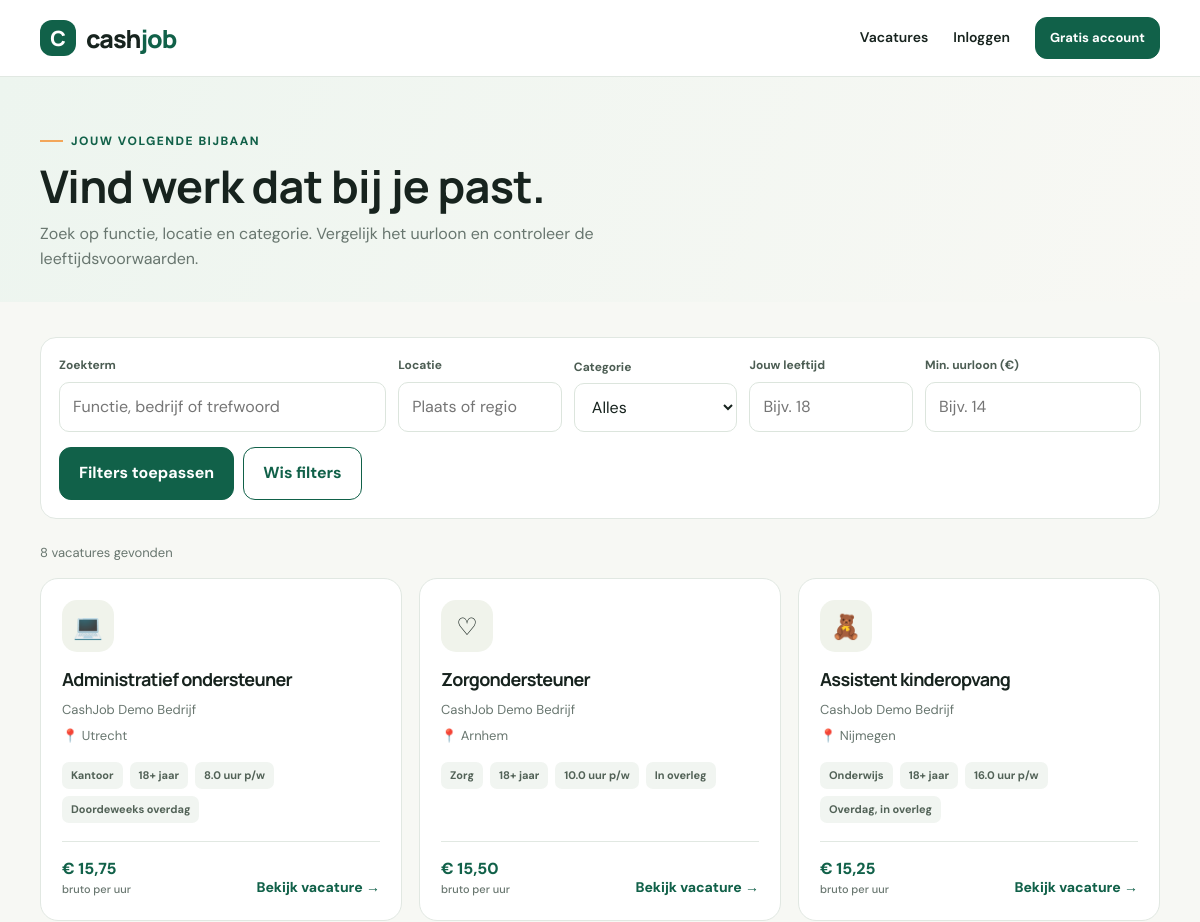
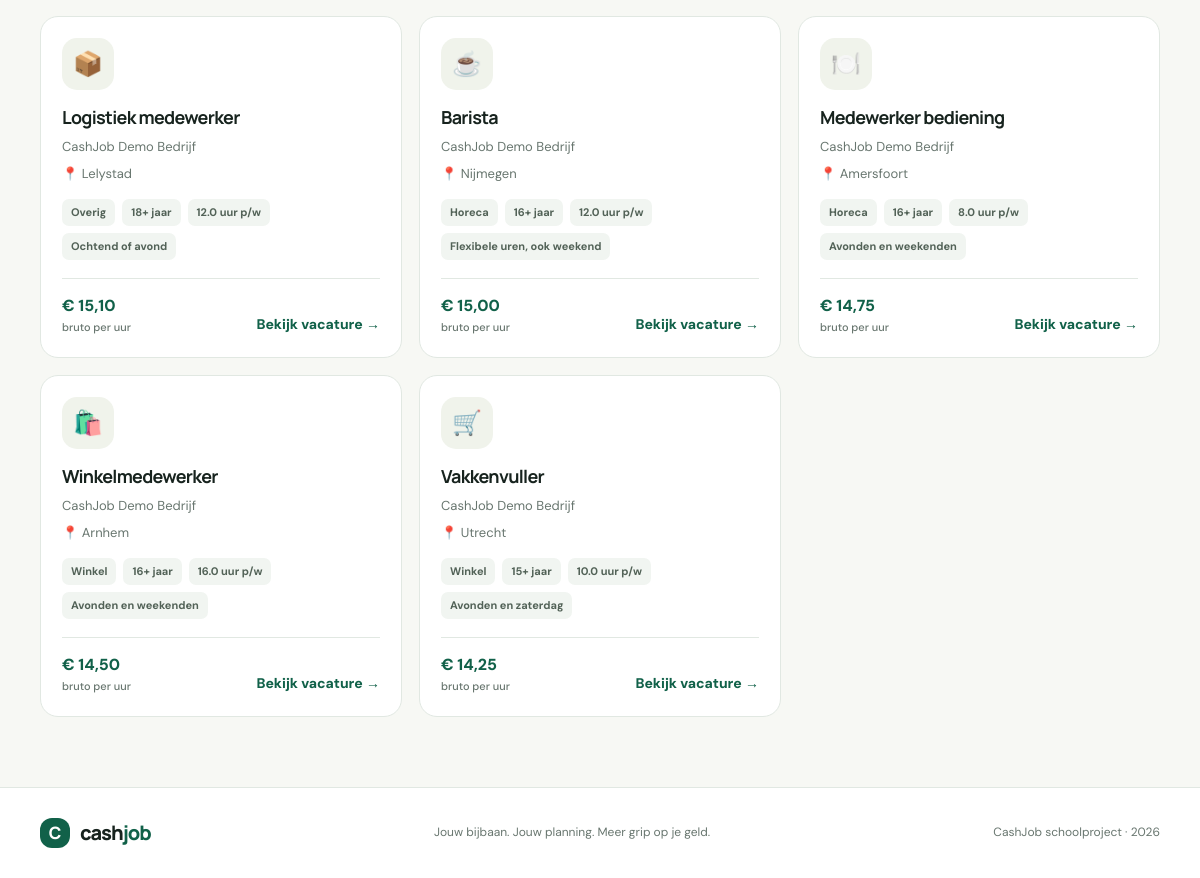
/vacatures.php, run on the app's committed database (2 pictures, top to bottom).
### tables this page shows
CREATE TABLE jobs (
  id INT UNSIGNED AUTO_INCREMENT PRIMARY KEY,
  employer_id INT UNSIGNED NOT NULL,
  title VARCHAR(120) NOT NULL,
  category ENUM('Horeca','Winkel','Zorg','Onderwijs','Kantoor','Overig') NOT NULL,
  location VARCHAR(120) NOT NULL,
  hourly_wage DECIMAL(7,2) NOT NULL,
  hours_per_week DECIMAL(4,1) NOT NULL,
  min_age TINYINT UNSIGNED NOT NULL DEFAULT 16,
  max_age TINYINT UNSIGNED DEFAULT NULL,
  schedule VARCHAR(150) DEFAULT NULL,
  description TEXT NOT NULL,
  responsibilities TEXT DEFAULT NULL,
  requirements TEXT DEFAULT NULL,
  icon VARCHAR(12) DEFAULT '💼',
  status ENUM('published','closed') NOT NULL DEFAULT 'published',
  created_at TIMESTAMP NOT NULL DEFAULT CURRENT_TIMESTAMP,
  CONSTRAINT fk_jobs_employer FOREIGN KEY (employer_id) REFERENCES users(id) ON DELETE CASCADE,
  INDEX idx_jobs_search (status, category, location),
  INDEX idx_jobs_wage (hourly_wage)
);

CREATE TABLE users (
  id INT UNSIGNED AUTO_INCREMENT PRIMARY KEY,
  name VARCHAR(100) NOT NULL,
  email VARCHAR(190) NOT NULL UNIQUE,
  password_hash VARCHAR(255) NOT NULL,
  role ENUM('student','werkgever') NOT NULL DEFAULT 'student',
  company_name VARCHAR(150) DEFAULT NULL,
  created_at TIMESTAMP NOT NULL DEFAULT CURRENT_TIMESTAMP
);

### includes/functions.php (called while the page is built, shortened)
<?php
function e(?string $value): string {
    return htmlspecialchars($value ?? '', ENT_QUOTES | ENT_SUBSTITUTE, 'UTF-8');
}
function euro(float|string|null $amount): string {
    return '€ ' . number_format((float) $amount, 2, ',', '.');
}

### vacatures.php (the view, shortened to what this page needs)
<?php
require_once __DIR__ . '/config/database.php';
require_once __DIR__ . '/includes/functions.php';
$q = trim($_GET['q'] ?? '');
$location = trim($_GET['location'] ?? '');
$minWage = trim($_GET['min_wage'] ?? '');
$age = trim($_GET['age'] ?? '');
$sql = "SELECT j.*, u.company_name, u.name AS employer_name FROM jobs j JOIN users u ON u.id=j.employer_id WHERE j.status='published'";
$params = [];
$sql .= " ORDER BY j.hourly_wage DESC, j.created_at DESC";
$stmt=$pdo->prepare($sql); $stmt->execute($params); $jobs=$stmt->fetchAll();
include __DIR__ . '/includes/header.php';
?>
<section class="page-intro"><div class="container"><span class="eyebrow">Jouw volgende bijbaan</span><h1>Vind werk dat bij je past.</h1><p>Zoek op functie, locatie en categorie. Vergelijk het uurloon en controleer de leeftijdsvoorwaarden.</p></div></section>
<section class="content-section"><div class="container">
<form class="filters-panel" method="get"><div class="filters-grid">
<div class="field"><label for="q">Zoekterm</label><input id="q" name="q" value="<?= e($q) ?>" placeholder="Functie, bedrijf of trefwoord"></div>
<div class="field"><label for="location">Locatie</label><input id="location" name="location" value="<?= e($location) ?>" placeholder="Plaats of regio"></div>
<div class="field"><label for="category">Categorie</label><select id="category" name="category"><option value="">Alles</option></select></div>
<div class="field"><label for="age">Jouw leeftijd</label><input id="age" name="age" type="number" min="13" max="100" value="<?= e($age) ?>" placeholder="Bijv. 18"></div>
<div class="field"><label for="min_wage">Min. uurloon (€)</label><input id="min_wage" name="min_wage" type="number" min="0" step=".01" value="<?= e($minWage) ?>" placeholder="Bijv. 14"></div>
</div><div class="action-row" style="margin-top:15px"><button class="button" type="submit">Filters toepassen</button><a class="button button-outline" href="vacatures.php">Wis filters</a></div></form>
<p class="result-count"><?= count($jobs) ?> vacature<?= count($jobs)===1?'':'s' ?> gevonden</p>
<?php if ($jobs): ?><div class="jobs-grid"><?php foreach($jobs as $job): ?>
<article class="job-card"><div class="job-card-head"><div class="job-logo"><?= e($job['icon'] ?: '💼') ?></div></div>
<h3><?= e($job['title']) ?></h3><div class="job-meta"><?= e($job['company_name'] ?: $job['employer_name']) ?></div><div class="job-meta">📍 <?= e($job['location']) ?></div>
<div class="tag-row"><span class="tag"><?= e($job['category']) ?></span><span class="tag"><?= (int)$job['min_age'] ?>+ jaar</span><span class="tag"><?= e($job['hours_per_week']) ?> uur p/w</span><?php if($job['schedule']): ?><span class="tag"><?= e($job['schedule']) ?></span><?php endif; ?></div>
<div class="job-card-bottom"><div class="salary"><?= euro($job['hourly_wage']) ?><small>bruto per uur</small></div><a class="text-link" href="vacature.php?id=<?= (int)$job['id'] ?>">Bekijk vacature →</a></div></article>
<?php endforeach; ?></div><?php else: ?><div class="empty-state"><h3>Geen vacatures gevonden</h3><p>Pas je zoekterm of filters aan en probeer het opnieuw.</p><a class="button button-outline" href="vacatures.php">Toon alle vacatures</a></div><?php endif; ?>
</div></section>
<?php include __DIR__ . '/includes/footer.php'; ?>

### assets/style.css (style rules this page uses)
:root { --green:#116149;--green-dark:#0a4535;--mint:#e8f4ee;--cream:#f7f8f4;--ink:#17231e;--muted:#68766f;--line:#e1e8e2;--white:#fff;--orange:#f3a65a;--shadow:0 16px 45px rgba(22,52,39,.08) }
* { box-sizing:border-box }
html { scroll-behavior:smooth }
body { margin:0;background:var(--cream);color:var(--ink);font-family:'DM Sans',Arial,sans-serif;line-height:1.55 }
a { color:inherit;text-decoration:none }
button,input,select,textarea { font:inherit }
button,.button { cursor:pointer }
.container { width:min(1120px,calc(100% - 40px));margin:0 auto }
.button { display:inline-flex;align-items:center;justify-content:center;gap:8px;border:1px solid var(--green);border-radius:12px;background:var(--green);color:white;padding:13px 19px;font-weight:700;transition:.2s }
.button-outline { background:white;color:var(--green) }
.eyebrow { display:inline-flex;align-items:center;gap:8px;color:var(--green);font-size:12px;font-weight:800;letter-spacing:1.5px;text-transform:uppercase }
.eyebrow:before { content:"";width:23px;height:2px;background:var(--orange) }
h1,h2,h3 { font-family:Manrope,'DM Sans',sans-serif;line-height:1.16;letter-spacing:-.7px }
h1 { font-size:clamp(38px,5vw,62px);margin:18px 0 }
h3 { font-size:19px;margin:0 0 7px }
.job-logo { width:52px;height:52px;border-radius:15px;display:grid;place-items:center;background:#f0f3eb;font-size:24px }
.field { display:flex;flex-direction:column;gap:7px }
.field label { font-size:12px;font-weight:700;color:#4c5d53 }
.field input,.field select,.field textarea,.search-input { width:100%;border:1px solid #dce5dd;background:white;border-radius:10px;padding:12px 13px;outline:none;color:var(--ink) }
.text-link { color:var(--green);font-weight:800;font-size:14px }
.jobs-grid { display:grid;grid-template-columns:repeat(3,1fr);gap:17px }
.job-card { background:white;border:1px solid var(--line);border-radius:18px;padding:21px;display:flex;flex-direction:column;min-height:245px;transition:.2s }
.job-card-head { display:flex;justify-content:space-between;align-items:start;margin-bottom:17px }
.job-card h3 { font-size:18px }
.job-meta { font-size:13px;color:var(--muted);margin:3px 0 }
.job-card-bottom { display:flex;justify-content:space-between;align-items:end;gap:10px;border-top:1px solid var(--line);padding-top:15px;margin-top:auto }
.salary { font-size:16px;font-weight:800;color:var(--green) }
.salary small { display:block;font-size:11px;color:var(--muted);font-weight:500 }
.tag-row { display:flex;flex-wrap:wrap;gap:7px;margin:12px 0 18px }
.tag { background:#f1f5f1;color:#526257;padding:5px 9px;border-radius:7px;font-size:11px;font-weight:700 }
.page-intro { padding:48px 0 30px;background:linear-gradient(110deg,#edf5ef,#f8f8f4) }
.page-intro h1 { font-size:clamp(32px,4vw,45px);margin:10px 0 }
.page-intro p { color:var(--muted);margin:0;max-width:650px }
.content-section { padding:35px 0 70px }
.filters-panel { padding:18px;background:white;border:1px solid var(--line);border-radius:16px;margin-bottom:24px }
.filters-grid { display:grid;grid-template-columns:2fr 1fr 1fr 1fr auto;gap:12px;align-items:end }
.result-count { font-size:13px;color:var(--muted);margin:0 0 15px }
.action-row { display:flex;gap:9px;flex-wrap:wrap;align-items:center }

### data on the page
jobs: icon "💻", title "Administratief ondersteuner", employer.company_name "CashJob Demo Bedrijf", location "Utrecht", category "Kantoor", min_age "18", hours_per_week "8.0", schedule "Doordeweeks overdag", hourly_wage "€ 15,75"
jobs: icon "♡", title "Zorgondersteuner", employer.company_name "CashJob Demo Bedrijf", location "Arnhem", category "Zorg", min_age "18", hours_per_week "10.0", schedule "In overleg", hourly_wage "€ 15,50"
jobs: icon "🧸", title "Assistent kinderopvang", employer.company_name "CashJob Demo Bedrijf", location "Nijmegen", category "Onderwijs", min_age "18", hours_per_week "16.0", schedule "Overdag, in overleg", hourly_wage "€ 15,25"
jobs: icon "📦", title "Logistiek medewerker", employer.company_name "CashJob Demo Bedrijf", location "Lelystad", category "Overig", min_age "18", hours_per_week "12.0", schedule "Ochtend of avond", hourly_wage "€ 15,10"
jobs: icon "☕", title "Barista", employer.company_name "CashJob Demo Bedrijf", location "Nijmegen", category "Horeca", min_age "16", hours_per_week "12.0", schedule "Flexibele uren, ook weekend", hourly_wage "€ 15,00"
jobs: icon "🍽️", title "Medewerker bediening", employer.company_name "CashJob Demo Bedrijf", location "Amersfoort", category "Horeca", min_age "16", hours_per_week "8.0", schedule "Avonden en weekenden", hourly_wage "€ 14,75"
jobs: icon "🛍️", title "Winkelmedewerker", employer.company_name "CashJob Demo Bedrijf", location "Arnhem", category "Winkel", min_age "16", hours_per_week "16.0", schedule "Avonden en weekenden", hourly_wage "€ 14,50"
jobs: icon "🛒", title "Vakkenvuller", employer.company_name "CashJob Demo Bedrijf", location "Utrecht", category "Winkel", min_age "15", hours_per_week "10.0", schedule "Avonden en zaterdag", hourly_wage "€ 14,25"

### other printed values
count($jobs) "8"
